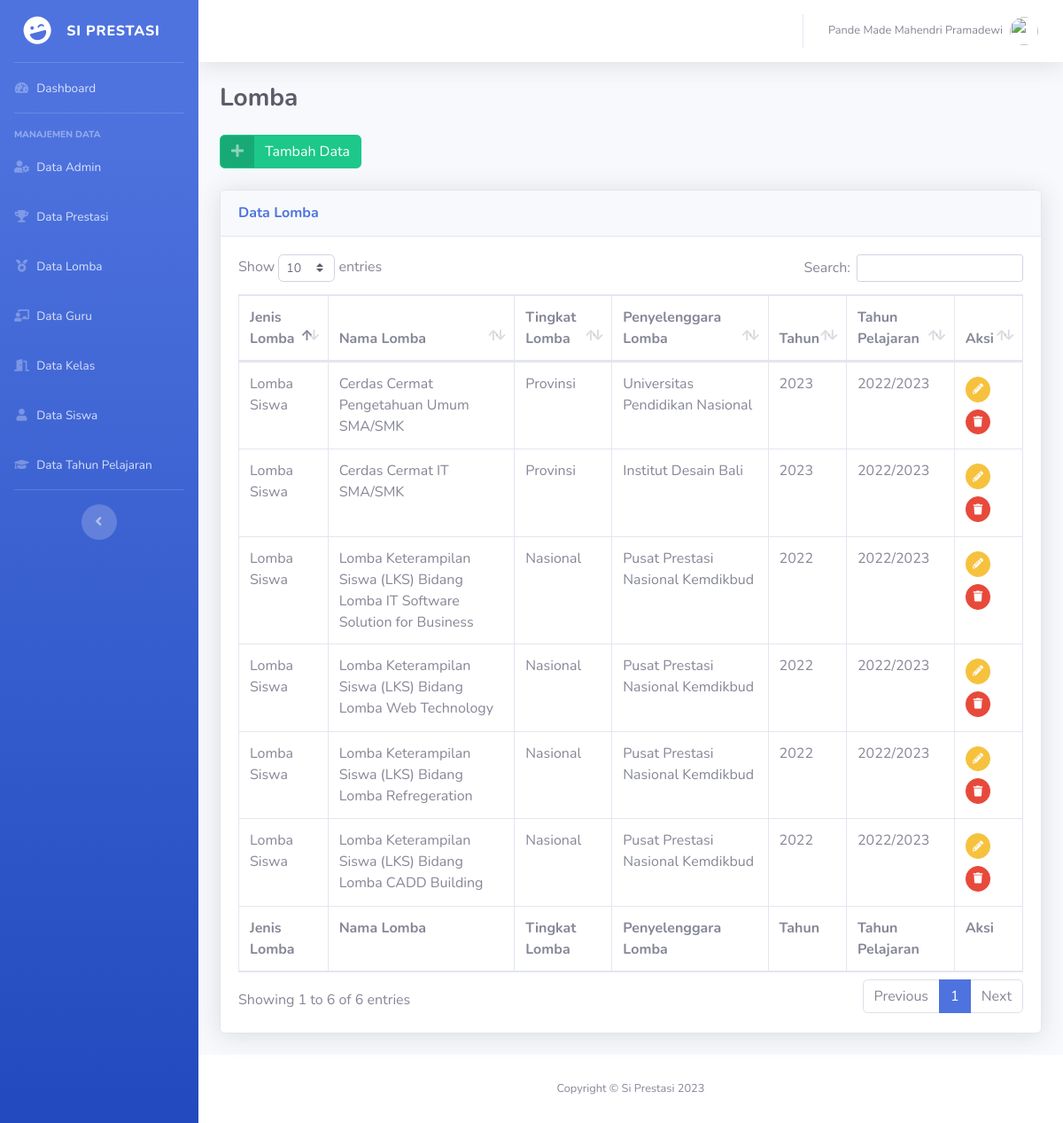
The page /admin/lomba/index.php (signed in) on the database as committed earlier.
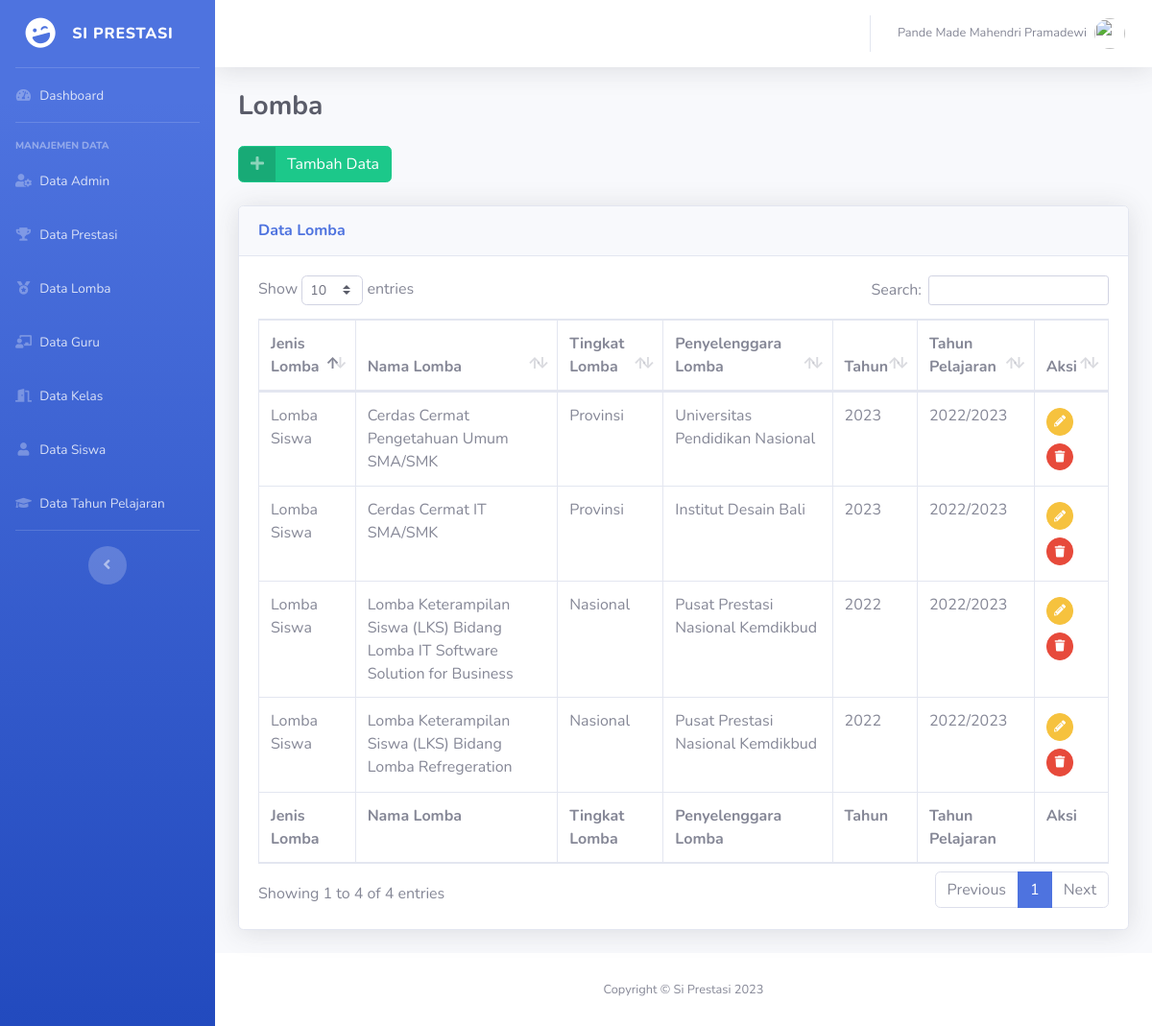
The same page on the database as committed later.
### tables this page shows
CREATE TABLE `tb_lomba` (
  `lid` int NOT NULL,
  `ljenis` enum('1','2') NOT NULL DEFAULT '2',
  `lnama` varchar(100) NOT NULL,
  `ltingkat` enum('kota/kabupaten','provinsi','nasional','regional','internasional','lainnya') NOT NULL,
  `lpenyelenggara` varchar(200) NOT NULL,
  `ltahun` int NOT NULL,
  `tid` int NOT NULL
);

CREATE TABLE `tb_tapel` (
  `tid` int NOT NULL,
  `ttapel` varchar(9) NOT NULL
);

### functions.php (called while the page is built, shortened)
<?php
$conn = mysqli_connect(DB_HOST, DB_USER, DB_PASS, DB_NAME);
function query($query)
{
	global $conn;
	$result = mysqli_query($conn, $query);
	$rows = [];
	while ($row = mysqli_fetch_assoc($result)) {
		$rows[] = $row;
	}
	return $rows;
}

### admin/lomba/index.php (the view, shortened to what this page needs)
<?php
include '../../functions.php';
$data = query('SELECT * FROM tb_lomba INNER JOIN tb_tapel ON tb_lomba.tid = tb_tapel.tid');
?>
<!DOCTYPE html>
<html lang="en">
<head>
    <link href="../../vendor/fontawesome-free/css/all.min.css" rel="stylesheet" type="text/css">
    <link href="../../css/sb-admin-2.min.css" rel="stylesheet">
    <link href="../../vendor/datatables/dataTables.bootstrap4.min.css" rel="stylesheet">
</head>
<body id="page-top">
    <div id="wrapper">
        <?php require_once "../partial/sidebar.php" ?>
        <div id="content-wrapper" class="d-flex flex-column">
            <div id="content">
                <?php require_once "../partial/topbar.php" ?>
                <div class="container-fluid">
                    <div class="d-sm-flex align-items-center justify-content-between mb-4">
                        <h1 class="h3 mb-0 text-gray-800 font-weight-bold">Lomba</h1>
                    </div>
                    <a href="<?= BASE_URL ?>/admin/lomba/create.php" class="btn btn-success btn-icon-split mb-4">
                        <span class="icon text-white-50">
                            <i class="fas fa-plus"></i>
                        </span>
                        <span class="text">Tambah Data</span>
                    </a>
                    <div class="card shadow mb-4">
                        <div class="card-header py-3">
                            <h6 class="m-0 font-weight-bold text-primary">Data Lomba</h6>
                        </div>
                        <div class="card-body">
                            <div class="table-responsive">
                                <table class="table table-bordered" id="dataTable" width="100%" cellspacing="0">
                                    <thead>
                                        <tr>
                                            <th>Jenis Lomba</th>
                                            <th>Nama Lomba</th>
                                            <th>Tingkat Lomba</th>
                                            <th>Penyelenggara Lomba</th>
                                            <th>Tahun</th>
                                            <th>Tahun Pelajaran</th>
                                            <th>Aksi</th>
                                        </tr>
                                    </thead>
                                    <tfoot>
                                        <tr>
                                            <th>Jenis Lomba</th>
                                            <th>Nama Lomba</th>
                                            <th>Tingkat Lomba</th>
                                            <th>Penyelenggara Lomba</th>
                                            <th>Tahun</th>
                                            <th>Tahun Pelajaran</th>
                                            <th>Aksi</th>
                                        </tr>
                                    </tfoot>
                                    <tbody>
                                        <?php foreach ($data as $d) : ?>
                                            <tr>
                                                <td><?= ($d['ljenis'] == 1) ? 'Lomba Guru' : 'Lomba Siswa' ?></td>
                                                <td><?= $d['lnama'] ?></td>
                                                <td><?= ucfirst($d['ltingkat']) ?></td>
                                                <td><?= $d['lpenyelenggara'] ?></td>
                                                <td><?= $d['ltahun'] ?></td>
                                                <td><?= $d['ttapel'] ?></td>
                                                <td>
                                                    <a href="<?= BASE_URL ?>/admin/lomba/edit.php?lid=<?= $d['lid'] ?>" class=" btn btn-warning btn-circle btn-sm my-1">
                                                        <i class="fas fa-pencil-alt"></i>
                                                    </a>
                                                    <a onclick="return confirm('Yakin ingin menghapus?')" href="<?= BASE_URL ?>/admin/lomba/delete.php?lid=<?= $d['lid'] ?>" class=" btn btn-danger btn-circle btn-sm my-1">
                                                        <i class="fas fa-trash"></i>
                                                    </a>
                                                </td>
                                            </tr>
                                        <?php endforeach; ?>
                                    </tbody>
                                </table>
                            </div>
                        </div>
                    </div>
                </div>
            </div>
            <?php require_once "../partial/footer.php" ?>
        </div>
    </div>
</body>
</html>

### admin/partial/sidebar.php
<ul class="navbar-nav bg-gradient-primary sidebar sidebar-dark accordion" id="accordionSidebar">
    <a class="sidebar-brand d-flex align-items-center justify-content-center" href="http://localhost/siprestasi/admin/dashboard.php">
        <div class="sidebar-brand-icon rotate-n-15">
            <i class="fas fa-laugh-wink"></i>
        </div>
        <div class="sidebar-brand-text mx-3">Si Prestasi</div>
    </a>
    <hr class="sidebar-divider my-0">
    <li class="nav-item ">
        <a class="nav-link" href="http://localhost/siprestasi/admin/dashboard.php">
            <i class="fas fa-fw fa-tachometer-alt"></i>
            <span>Dashboard</span></a>
    </li>
    <hr class="sidebar-divider">
    <div class="sidebar-heading">
        Manajemen Data
    </div>
    <li class="nav-item">
        <a class="nav-link" href="http://localhost/siprestasi/admin/kelola-admin/index.php">
            <i class="fas fa-fw fa-user-cog"></i>
            <span>Data Admin</span></a>
    </li>
    <li class="nav-item">
        <a class="nav-link" href="http://localhost/siprestasi/admin/prestasi/index.php">
            <i class="fas fa-fw fa-trophy"></i>
            <span>Data Prestasi</span></a>
    </li>
    <li class="nav-item">
        <a class="nav-link" href="http://localhost/siprestasi/admin/lomba/index.php">
            <i class="fas fa-fw fa-medal"></i>
            <span>Data Lomba</span></a>
    </li>
    <li class="nav-item">
        <a class="nav-link" href="http://localhost/siprestasi/admin/guru/index.php">
            <i class="fas fa-fw fa-chalkboard-teacher"></i>
            <span>Data Guru</span></a>
    </li>
    <li class="nav-item">
        <a class="nav-link" href="http://localhost/siprestasi/admin/kelas/index.php">
            <i class="fas fa-fw fa-door-open"></i>
            <span>Data Kelas</span></a>
    </li>
    <li class="nav-item">
        <a class="nav-link" href="http://localhost/siprestasi/admin/siswa/index.php">
            <i class="fas fa-fw fa-user"></i>
            <span>Data Siswa</span></a>
    </li>
    <li class="nav-item">
        <a class="nav-link" href="http://localhost/siprestasi/admin/tahun_pelajaran/index.php">
            <i class="fas fa-fw fa-graduation-cap"></i>
            <span>Data Tahun Pelajaran</span></a>
    </li>
    <hr class="sidebar-divider d-none d-md-block">
    <div class="text-center d-none d-md-inline">
        <button class="rounded-circle border-0" id="sidebarToggle"></button>
    </div>
</ul>

### admin/partial/topbar.php (shortened to what this page needs)
<?php $user = $_SESSION['user']; ?>
<nav class="navbar navbar-expand navbar-light bg-white topbar mb-4 static-top shadow">
    <ul class="navbar-nav ml-auto">
        <li class="nav-item dropdown no-arrow">
            <a class="nav-link dropdown-toggle" href="#" id="userDropdown" role="button" data-toggle="dropdown" aria-haspopup="true" aria-expanded="false">
                <span class="mr-2 d-none d-lg-inline text-gray-600 small"><?= $user['nama'] ?></span>
                <img class="img-profile rounded-circle" src="img/undraw_profile.svg">
            </a>
        </li>
    </ul>
</nav>

### admin/partial/footer.php
<footer class="sticky-footer bg-white">
    <div class="container my-auto">
        <div class="copyright text-center my-auto">
            <span>Copyright &copy; Si Prestasi <?= date('Y') ?></span>
        </div>
    </div>
</footer>

Rows that differ between the two databases and show on the page:
removed tb_lomba: ljenis "Lomba Siswa", lnama "Lomba Keterampilan Siswa (LKS) Bidang Lomba Web Technology", ltingkat "Nasional", lpenyelenggara "Pusat Prestasi Nasional Kemdikbud", ltahun "2022", tid.ttapel "2022/2023"
removed tb_lomba: ljenis "Lomba Siswa", lnama "Lomba Keterampilan Siswa (LKS) Bidang Lomba CADD Building", ltingkat "Nasional", lpenyelenggara "Pusat Prestasi Nasional Kemdikbud", ltahun "2022", tid.ttapel "2022/2023"
Other text that changed with them:
text written by a page script: "Show entries Search: Showing 1 to 6 of 6 entries Previous 1 Next" → "Show entries Search: Showing 1 to 4 of 4 entries Previous 1 Next"
